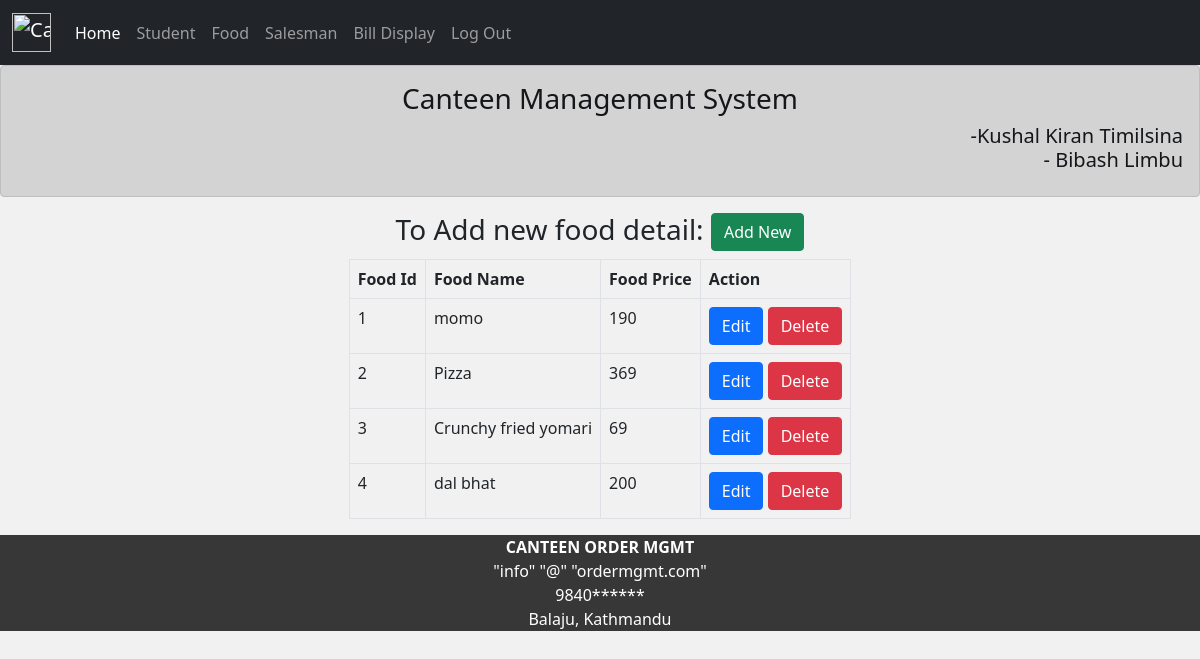
/list_food.php, run on the app's committed database.
### tables this page shows
CREATE TABLE `food` (
  `f_id` int(5) NOT NULL,
  `f_name` varchar(50) NOT NULL,
  `f_price` int(5) NOT NULL
);

### list_food.php (the view, shortened to what this page needs)
<?php include 'conn.php';
include 'components.php';
include 'header.php';?>
<html>
<body style="background-color: #f1f1f1;" >
<h3 align="center"> To Add new food detail: <a type="button" class="btn btn-success" href="add_food.php">Add New</a></h3>
<?php
$sql = "SELECT f_id, f_name, f_price FROM food";
$result = mysqli_query($conn,$sql);
echo "<table class='table table-bordered w-auto p-3' align='center'>
<tr>
<th>Food Id</th>
<th>Food Name</th>
<th>Food Price</th>
<th>Action</th>
</tr>";
while($row = mysqli_fetch_array($result))
  {
  echo "<tr>";
  echo "<td>" . $row['f_id'] . "</td>";
  echo "<td>" . $row['f_name'] . "</td>";
  echo "<td>" . $row['f_price'] . "</td>";
  $id=$row['f_id'];
  echo "<td>" . "<a class='btn btn-primary' href='edit_food.php?edit=$id'>Edit</a>"."\t "."<a class='btn btn-danger' href='delete_food.php?del=$id'>Delete</a>". "</td>";
  echo "</tr>";
  }
echo "</table>";
?>
<?php include 'footer.php' ?>
</body>
</html>

### components.php (shortened to what this page needs)
<link href="https://cdn.jsdelivr.net/npm/bootstrap@5.1.3/dist/css/bootstrap.min.css" rel="stylesheet">

### header.php (shortened to what this page needs)
<html>
    <body>
    <nav class="navbar navbar-expand-lg navbar-dark bg-dark">
    <div class="container-fluid">
        <a href="#" class="navbar-brand">
        <img src="../logo.png" height="39" alt="Canteen Logo">
        </a>
        <div class="collapse navbar-collapse" id="navbarCollapse">
            <div class="navbar-nav">
                <a href="index.php" class="nav-item nav-link active">Home</a>
                <a href="list_student.php" class="nav-item nav-link">Student</a>
                <a href="list_food.php#" class="nav-item nav-link">Food</a>
                <a href="list_salesman.php" class="nav-item nav-link " >Salesman</a>
                <a href="bill_display.php" class="nav-item nav-link " >Bill Display</a>
                <a href="logout.php" class="nav-item nav-link " >Log Out</a>
            </div>
        </div>
    </div>
</nav>
<div class="alert alert-dark" role="alert">
	<h3 align="center"> Canteen Management System </h3>
    <h5 align="right"> -Kushal Kiran Timilsina <br>- Bibash Limbu </h5>
</div>
</body>
</html>

### footer.php (shortened to what this page needs)
<footer  style="background-color:#373737;color:white" >
<div class="text-center">
<p><b>CANTEEN ORDER MGMT</b><br>
"info" "@" "ordermgmt.com" <br>
9840******<br>
Balaju, Kathmandu<br>
</p>
</div>
</footer>

### data on the page
food: f_id "1", f_name "momo", f_price "190"
food: f_id "2", f_name "Pizza", f_price "369"
food: f_id "3", f_name "Crunchy fried yomari", f_price "69"
food: f_id "4", f_name "dal bhat", f_price "200"
